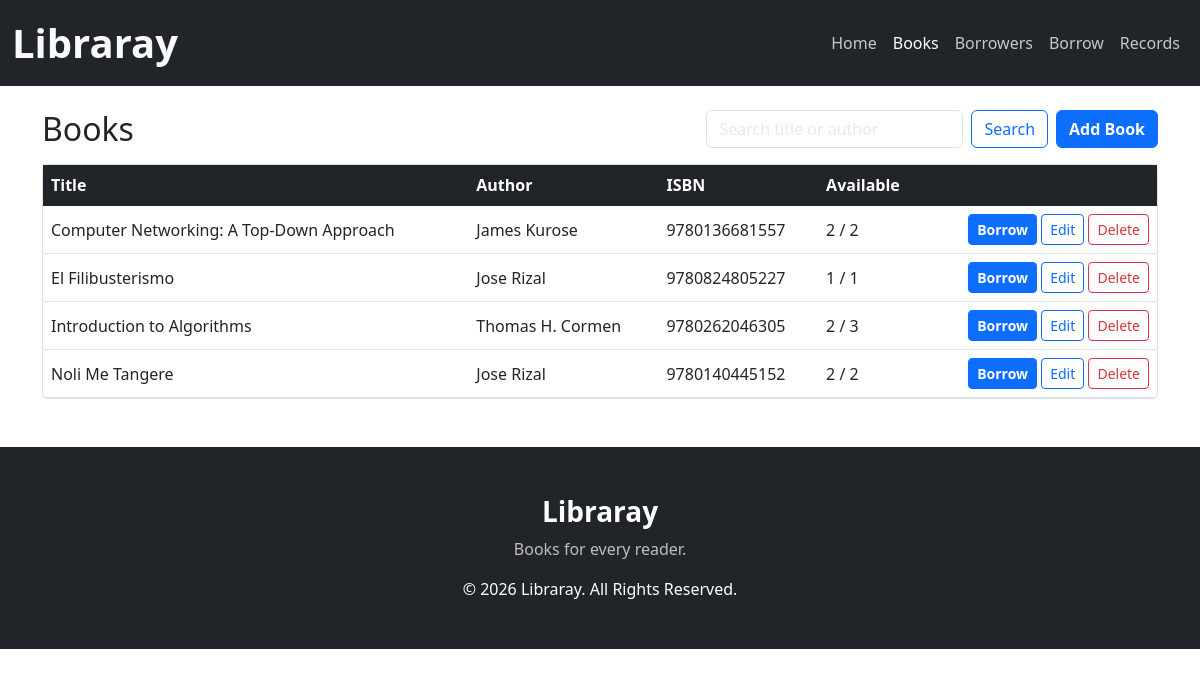
The page /books.php on the database its author committed.
### tables this page shows
CREATE TABLE IF NOT EXISTS `books` (
  `id` int(11) NOT NULL AUTO_INCREMENT,
  `title` varchar(200) NOT NULL,
  `author` varchar(150) NOT NULL,
  `isbn` varchar(20) DEFAULT NULL,
  `copies` int(11) NOT NULL DEFAULT 1,
  `created_at` timestamp NOT NULL DEFAULT current_timestamp(),
  PRIMARY KEY (`id`),
  UNIQUE KEY `isbn` (`isbn`)
);

### config.php (called while the page is built, shortened)
<?php
function e($v) { return htmlspecialchars((string)$v, ENT_QUOTES, 'UTF-8'); }

### books.php (the view, shortened to what this page needs)
<?php
require 'includes/header.php';
$q = '%' . trim($_GET['q'] ?? '') . '%';
$stmt = $conn->prepare(
  "SELECT b.id, b.title, b.author, b.isbn, b.copies, b.copies - COUNT(br.id) AS available
   FROM books b
   LEFT JOIN borrowings br ON br.book_id = b.id AND br.returned_at IS NULL
   WHERE b.title LIKE ? OR b.author LIKE ?
   GROUP BY b.id ORDER BY b.title");
$stmt->bind_param("ss", $q, $q);
$stmt->execute();
$books = $stmt->get_result()->fetch_all(MYSQLI_ASSOC);
?>
<div class="d-flex flex-wrap gap-2 justify-content-between align-items-center mb-3">
  <h2 class="mb-0">Books</h2>
  <div class="d-flex gap-2">
    <form class="d-flex gap-2" method="GET">
      <input class="form-control" name="q" placeholder="Search title or author" value="<?= e($_GET['q'] ?? '') ?>">
      <button class="btn btn-outline-light">Search</button>
    </form>
    <a href="book_form.php" class="btn btn-accent"><i class="bi bi-plus-lg"></i> Add Book</a>
  </div>
</div>
<div class="card"><div class="table-responsive">
<table class="table table-hover align-middle mb-0">
  <thead><tr><th>Title</th><th>Author</th><th>ISBN</th><th>Available</th><th></th></tr></thead>
  <tbody>
  <?php foreach ($books as $b): ?>
    <tr>
      <td><?= e($b['title']) ?></td>
      <td><?= e($b['author']) ?></td>
      <td><?= e($b['isbn']) ?></td>
      <td><?= (int)$b['available'] ?> / <?= (int)$b['copies'] ?></td>
      <td class="text-end text-nowrap">
        <?php if ($b['available'] > 0): ?>
          <a class="btn btn-sm btn-accent" href="borrow.php?book_id=<?= (int)$b['id'] ?>">Borrow</a>
        <?php endif; ?>
        <a class="btn btn-sm btn-outline-light" href="book_form.php?id=<?= (int)$b['id'] ?>">Edit</a>
        <form method="POST" action="book_delete.php" class="d-inline" onsubmit="return confirm('Delete this book?')">
          <button class="btn btn-sm btn-outline-danger">Delete</button>
        </form>
      </td>
    </tr>
  <?php endforeach; ?>
  </tbody>
</table></div></div>
<?php require 'includes/footer.php'; ?>

### header.php (shortened to what this page needs)
<?php
require_once __DIR__ . '/../config.php';
$page  = basename($_SERVER['PHP_SELF']);
$fullwidth = $fullwidth ?? false;
?>
<!doctype html>
<html lang="en" data-bs-theme="dark">
<head>
  <link href="https://cdn.jsdelivr.net/npm/bootstrap@5.3.3/dist/css/bootstrap.min.css" rel="stylesheet">
</head>
<body>
<nav class="navbar navbar-expand-lg navbar-dark bg-dark">
  <div class="container-fluid">
    <a class="navbar-brand fs-1 text-light" href="index.php"><b>Libraray</b></a>
    <div class="collapse navbar-collapse" id="navbarNav">
      <ul class="navbar-nav ms-auto">
        <?php
        $links = ['index.php' => 'Home', 'books.php' => 'Books', 'borrowers.php' => 'Borrowers', 'borrow.php' => 'Borrow', 'records.php' => 'Records'];
        foreach ($links as $href => $label):
            $active = ($page === $href || ($href === 'books.php' && $page === 'book_form.php') || ($href === 'borrowers.php' && $page === 'borrower_form.php')) ? 'active' : '';
        ?>
          <li class="nav-item"><a class="nav-link <?= $active ?>" href="<?= $href ?>"><?= $label ?></a></li>
        <?php endforeach; ?>
      </ul>
    </div>
  </div>
</nav>
<?php if ($fullwidth): ?>
  <div class="container mt-3"><?= flash() ?></div>
<?php else: ?>
  <div class="container py-4">
<?php endif; ?>

### footer.php (shortened to what this page needs)
<?php if (empty($fullwidth)): ?></div><?php endif; ?>
<footer class="bg-dark text-white text-center py-5 mt-4">
  <div class="container">
    <h3 class="fw-bold">Libraray</h3>
    <p class="text-white-50">Books for every reader.</p>
    <p class="mb-0">© <?= date('Y') ?> Libraray. All Rights Reserved.</p>
  </div>
</footer>
</body>
</html>

### header.php (style rules this page uses)
:root { --chrome: #212529; --primary: #0d6efd; --primary-dark: #0a58ca; --soft: #e7f1ff; --page: #ffffff; --page-alt: #f8f9fa; --line: #dee2e6; --ink: #212529; --muted: #6c757d; --bs-body-bg: var(--page); --bs-body-color: var(--ink); --bs-border-color: var(--line); }
body { background: var(--page); color: var(--ink); }
.bg-dark { background-color: var(--chrome) !important; color: #fff; }
.bg-dark .text-white-50 { color: rgba(255,255,255,.7) !important; }
.navbar .nav-link { color: rgba(255,255,255,.75); }
.navbar .nav-link:hover, .navbar .nav-link.active { color: #fff; }
.card { background: #fff; border: 1px solid var(--line); color: var(--ink); }
.table { --bs-table-bg: transparent; --bs-table-color: var(--ink); --bs-table-border-color: var(--line); --bs-table-hover-bg: var(--soft); --bs-table-hover-color: var(--ink); }
.table thead th { background: var(--chrome); color: #fff; border-color: var(--chrome); }
.form-control, .form-select { background: #fff; color: var(--ink); }
.btn-accent { background: var(--primary); border-color: var(--primary); color: #fff; font-weight: 600; }
.container:not(.bg-dark) .btn-outline-light { --bs-btn-color: var(--primary); --bs-btn-border-color: var(--primary); --bs-btn-hover-bg: var(--primary); --bs-btn-hover-border-color: var(--primary); --bs-btn-hover-color: #fff; }
a { color: var(--primary); }
.btn, .navbar-brand { text-decoration: none; }

### rows shown on the page
books: title "Computer Networking: A Top-Down Approach", author "James Kurose", isbn "9780136681557", available "2", copies "2"
books: title "El Filibusterismo", author "Jose Rizal", isbn "9780824805227", available "1", copies "1"
books: title "Introduction to Algorithms", author "Thomas H. Cormen", isbn "9780262046305", available "2", copies "3"
books: title "Noli Me Tangere", author "Jose Rizal", isbn "9780140445152", available "2", copies "2"

### other values the page prints
$label "Home"
$label "Books"
$label "Borrowers"
$label "Borrow"
$label "Records"
